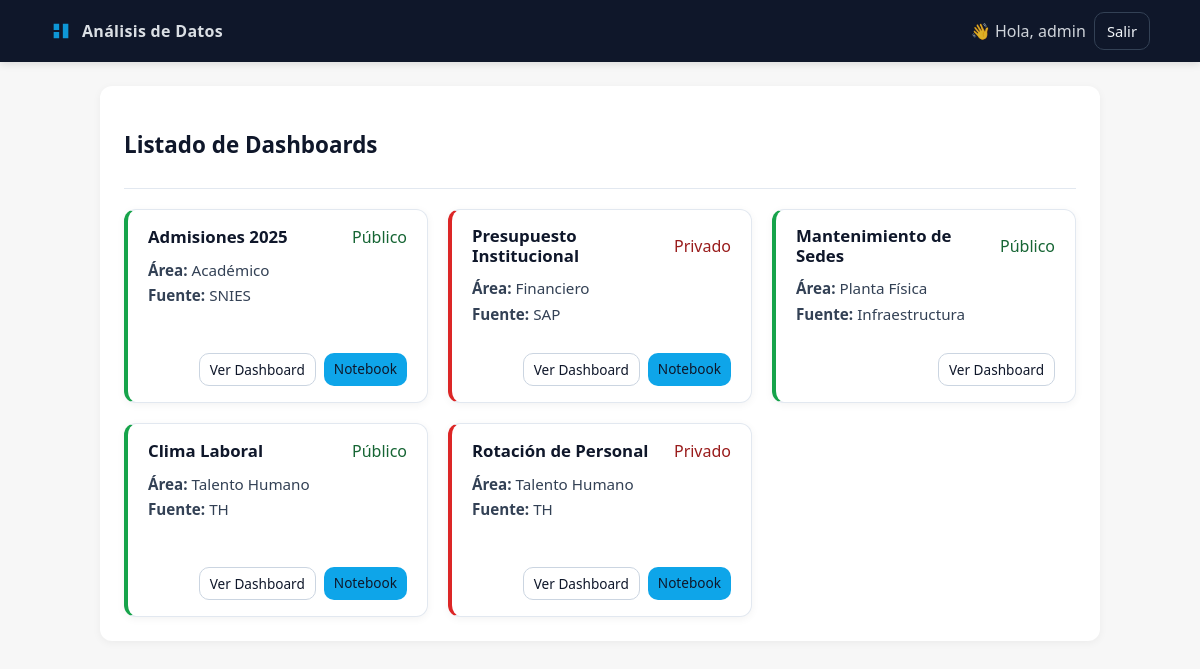
The app's page / (signed in) with its own data.
### dashboards/models.py (models this page shows, shortened)
class Dashboard(models.Model):
    area = models.CharField(max_length=120)
    nombre = models.CharField(max_length=200)
    fuente = models.CharField(max_length=120, blank=True, null=True)
    linkapowerbi = models.URLField()
    esprivado = models.BooleanField(default=False)
    notebook_path = models.CharField(max_length=500, blank=True, null=True)
    class Meta:
        ordering = ['area','nombre']

### dashboards/views.py (the view)
# urls.py: path('', v.dashboard_list, name='dashboard_list'),
def dashboard_list(request):
    qs = Dashboard.objects.all()
    if not user_can_view_private(request.user):
        qs = qs.filter(esprivado=False)
    ctx = {'dashboards': qs, 'show_private': user_can_view_private(request.user)}
    return render(request, 'dashboard_list.html', ctx)

### dashboards/views.py (called while the page is built)
def user_can_view_private(user):
    if not user.is_authenticated:
        print( "User not authenticated" ,user)
        return False
    try:
        group = Group.objects.get(name=os.getenv('PRIVATE_GROUP_NAME','Privados'))
        return group in user.groups.all() or user.is_superuser
    except Group.DoesNotExist:
        return user.is_superuser

### templates/dashboard_list.html (shortened to what this page needs)
{% extends 'base.html' %}
{% block content %}
<section class="dashboards-grid">
  <header class="section-header">
    <h2 class="section-title">
      Listado de Dashboards
    </h2>
  </header>
  {% if dashboards %}
    <div class="cards-container">
      {% for d in dashboards %}
      <article class="dashboard-card {% if d.esprivado %}private{% else %}public{% endif %}">
        <div class="card-header">
          <h3 title="{{ d.nombre }}">{{ d.nombre }}</h3>
          {% if d.esprivado %}
            <span class="badge badge-red">Privado</span>
          {% else %}
            <span class="badge badge-green">Público</span>
          {% endif %}
        </div>
        <div class="card-body">
          <p><strong>Área:</strong> {{ d.area }}</p>
          <p><strong>Fuente:</strong> {{ d.fuente }}</p>
        </div>
        <div class="card-footer">
          <a class="btn-outline small" href="{% url 'dashboard_detail' d.pk %}">Ver Dashboard</a>
          {% if d.notebook_path %}
            <a class="btn small" href="{% url 'download_notebook' d.pk %}">Notebook</a>
          {% endif %}
        </div>
      </article>
      {% endfor %}
    </div>
  {% else %}
    <p class="no-data">No hay dashboards cargados.</p>
  {% endif %}
</section>
{% endblock %}

### templates/base.html (shortened to what this page needs)
<!doctype html>
<html lang="es">
<head>
</head>
<body>
  <header class="nav">
    <div class="nav__inner">
      <a class="brand" href="{% url 'dashboard_list' %}">
        <svg width="22" height="22" viewBox="0 0 24 24" fill="none" aria-hidden="true">
          <path d="M4 13h6v7H4v-7Zm10-9h6v16h-6V4ZM4 4h6v7H4V4Zm10 11h6v5h-6v-5Z" fill="currentColor" opacity=".9"/>
        </svg>
        <span>Análisis de Datos</span>
      </a>
      <nav class="nav__links">
        <div class="nav__menu">
          {% if user.is_authenticated %}
            <span class="hello">👋 Hola, {{ user.username }}</span>
            <a href="{% url 'logout' %}" class="btn-outline">Salir</a>
          {% else %}
            <a href="{% url 'dashboard_list' %}" class="btn-outline">Inicio</a>
            <a href="{% url 'login' %}" class="btn">Ingresar</a>
          {% endif %}
        </div>
      </nav>
    </div>
  </header>
  <div class="container" style="max-width:1000px;margin:24px auto;padding:0 16px;">
    {% block content %}{% endblock %}
  </div>
</body>
</html>

### templates/base.html (style rules this page uses)
:root { --bg:#0f172a; --accent:#0ea5e9; --text:#f1f5f9; --muted:#94a3b8; --ring:#334155; --radius:12px; }
body { font-family:'Segoe UI', Roboto, system-ui, sans-serif;margin:0;background:#f7f7f7;color:#0f172a }
.nav { position:sticky; top:0; z-index:1000; background:var(--bg); color:var(--text); padding:12px 16px; box-shadow:0 2px 8px rgba(0,0,0,.12); }
.nav__inner { max-width:1100px;margin:0 auto;display:flex;align-items:center;justify-content:space-between;gap:12px }
.brand { display:flex;align-items:center;gap:10px;font-weight:700;letter-spacing:.3px;color:var(--accent);text-decoration:none }
.brand span { color:var(--text);opacity:.9;font-weight:600 }
.nav__links { display:flex;align-items:center;gap:10px }
.nav__links a,.btn,.btn-outline { display:inline-block; padding:8px 12px; border-radius:10px; font-size:.92rem; font-weight:500; text-decoration:none; transition:.2s }
a { color:var(--accent) }
.btn { background:var(--accent); color:white }
.btn-outline { color:var(--text); border:1px solid var(--ring) }
.hello { color:var(--text);opacity:.85;margin-right:4px }

### templates/dashboard_list.html (style rules this page uses)
.dashboards-grid { background:#fff;border-radius:12px;padding:24px; box-shadow:0 2px 8px rgba(0,0,0,.05);animation:fadeIn .25s ease-in; }
.section-header { display:flex;justify-content:space-between;align-items:center; border-bottom:1px solid #e2e8f0;padding-bottom:10px;margin-bottom:20px; }
.section-title { font-size:1.4rem;font-weight:600;color:#0f172a;display:flex;gap:8px;align-items:center; }
.cards-container { display:grid;gap:20px; grid-template-columns:repeat(auto-fit,minmax(260px,1fr)); }
.dashboard-card { background:#fff;border-radius:12px;padding:16px 20px;border:1px solid #e2e8f0; box-shadow:0 2px 8px rgba(0,0,0,.05); transition:transform .2s ease, box-shadow .2s ease, border-color .2s ease; display:flex;flex-direction:column;min-height:160px; }
.dashboard-card.private { border-left:4px solid #dc2626; }
.dashboard-card.public { border-left:4px solid #16a34a; }
.card-header { display:flex;justify-content:space-between;align-items:center;margin-bottom:8px; }
.card-header h3 { margin:0;font-size:1.05rem;font-weight:600;color:#0f172a;line-height:1.2; }
.card-body { flex:1;color:#334155;font-size:.95rem;line-height:1.4;margin-bottom:12px; }
.card-body p { margin:4px 0; }
.card-footer { display:flex;gap:8px;flex-wrap:wrap;justify-content:flex-end; }
.btn.small { padding:6px 10px;font-size:.85rem; }
.btn-outline.small { padding:6px 10px;font-size:.85rem; }
.dashboard-card .btn-outline { color:#0f172a; border:1px solid #cbd5e1; background:transparent; }
.dashboard-card, .dashboard-card a { color:#0f172a; }
.dashboard-card .badge-red { color:#991b1b; }
.dashboard-card .badge-green { color:#166534; }

### records on screen
Dashboard: nombre "Admisiones 2025", esprivado "Público", area "Académico", fuente "SNIES", shows "Notebook"
Dashboard: nombre "Presupuesto Institucional", esprivado "Privado", area "Financiero", fuente "SAP", shows "Notebook"
Dashboard: nombre "Mantenimiento de Sedes", esprivado "Público", area "Planta Física", fuente "Infraestructura"
Dashboard: nombre "Clima Laboral", esprivado "Público", area "Talento Humano", fuente "TH", shows "Notebook"
Dashboard: nombre "Rotación de Personal", esprivado "Privado", area "Talento Humano", fuente "TH", shows "Notebook"

### other values on screen
{{ user.username }} "admin"
